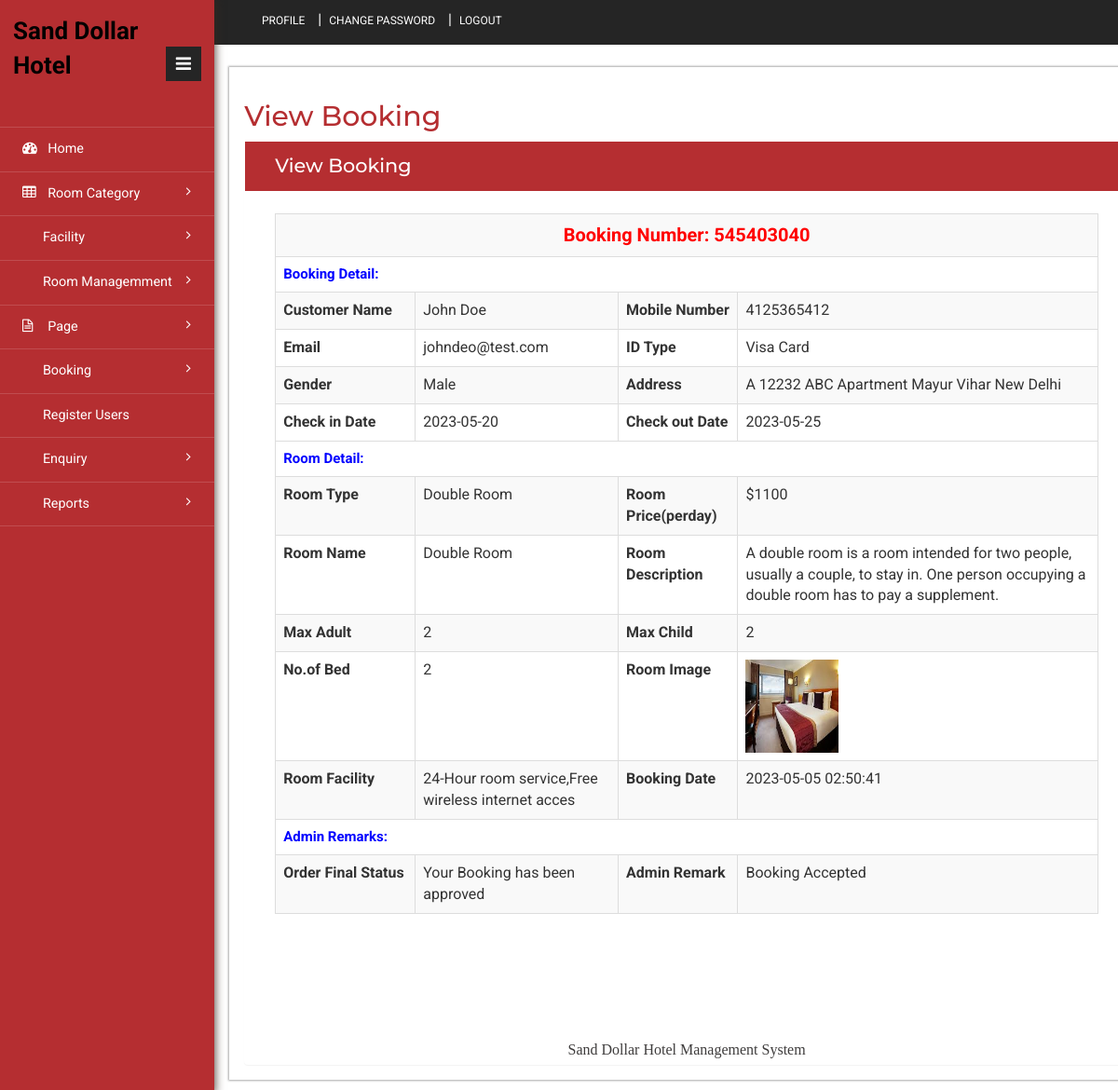
/admin/view-booking-detail.php?bookingid=545403040 (signed in), run on the app's committed database.
### tables this page shows
CREATE TABLE `tblbooking` (
  `ID` int(10) NOT NULL,
  `RoomId` int(5) DEFAULT NULL,
  `BookingNumber` varchar(120) DEFAULT NULL,
  `UserID` int(5) NOT NULL,
  `IDType` varchar(120) DEFAULT NULL,
  `Gender` varchar(50) DEFAULT NULL,
  `Address` mediumtext DEFAULT NULL,
  `CheckinDate` varchar(200) DEFAULT NULL,
  `CheckoutDate` varchar(200) DEFAULT NULL,
  `BookingDate` timestamp NULL DEFAULT current_timestamp(),
  `Remark` varchar(50) DEFAULT NULL,
  `Status` varchar(50) DEFAULT NULL,
  `UpdationDate` timestamp NULL DEFAULT NULL ON UPDATE current_timestamp()
);

CREATE TABLE `tbluser` (
  `ID` int(10) NOT NULL,
  `FullName` varchar(200) DEFAULT NULL,
  `MobileNumber` bigint(10) DEFAULT NULL,
  `Email` varchar(120) DEFAULT NULL,
  `Password` varchar(120) DEFAULT NULL,
  `RegDate` timestamp NULL DEFAULT current_timestamp()
);

CREATE TABLE `tblcategory` (
  `ID` int(10) NOT NULL,
  `CategoryName` varchar(120) DEFAULT NULL,
  `Description` mediumtext DEFAULT NULL,
  `Price` int(5) NOT NULL,
  `Date` timestamp NULL DEFAULT current_timestamp()
);

CREATE TABLE `tblroom` (
  `ID` int(10) NOT NULL,
  `RoomType` int(10) DEFAULT NULL,
  `RoomName` varchar(200) DEFAULT NULL,
  `MaxAdult` int(5) DEFAULT NULL,
  `MaxChild` int(5) DEFAULT NULL,
  `RoomDesc` mediumtext DEFAULT NULL,
  `NoofBed` int(5) DEFAULT NULL,
  `Image` varchar(200) DEFAULT NULL,
  `RoomFacility` varchar(200) DEFAULT NULL,
  `CreationDate` timestamp NULL DEFAULT current_timestamp()
);

### src/admin/view-booking-detail.php (the view, shortened to what this page needs)
<?php
include('includes/dbconnection.php');
if (strlen($_SESSION['hbmsaid'] == 0)) {
	header('location:logout.php');
} else {
?>
	<!DOCTYPE HTML>
	<html>
	<head>
		<link href="css/bootstrap.min.css" rel='stylesheet' type='text/css' />
		<link href="css/style.css" rel='stylesheet' type='text/css' />
		<link href="css/font-awesome.css" rel="stylesheet">
		<link rel="stylesheet" href="css/icon-font.min.css" type='text/css' />
	</head>
	<body>
		<div class="page-container">
			<div class="left-content">
				<div class="inner-content">
					<?php include_once('includes/header.php'); ?>
					<div class="content">
						<div class="women_main">
							<div class="grids">
								<div class="progressbar-heading grids-heading">
									<h2>View Booking</h2>
								</div>
								<div class="panel panel-widget forms-panel">
									<div class="forms">
										<div class="form-grids widget-shadow" data-example-id="basic-forms">
											<div class="form-title">
												<h4>View Booking</h4>
											</div>
											<div class="form-body">
												<?php
												$bookid = $_GET['bookingid'];
												$sql = "SELECT tblbooking.BookingNumber,tbluser.FullName,tbluser.MobileNumber,tbluser.Email,tblbooking.IDType,tblbooking.Gender,tblbooking.Address,tblbooking.CheckinDate,tblbooking.CheckoutDate,tblbooking.BookingDate,tblbooking.Remark,tblbooking.Status,tblbooking.UpdationDate,tblcategory.CategoryName,tblcategory.Description,tblcategory.Price,tblroom.RoomName,tblroom.MaxAdult,tblroom.MaxChild,tblroom.RoomDesc,tblroom.NoofBed,tblroom.Image,tblroom.RoomFacility
from tblbooking
join tblroom on tblbooking.RoomId=tblroom.ID
join tblcategory on tblcategory.ID=tblroom.RoomType
join tbluser on tblbooking.UserID=tbluser.ID
where tblbooking.BookingNumber=:bookid";
												$query = $dbh->prepare($sql);
												$query->bindParam(':bookid', $bookid, PDO::PARAM_STR);
												$query->execute();
												$results = $query->fetchAll(PDO::FETCH_OBJ);
												if ($query->rowCount() > 0) {
													foreach ($results as $row) {               ?>
														<table border="1" class="table table-bordered table-striped table-vcenter js-dataTable-full-pagination">
															<tr>
																<th colspan="4" style="color: red;font-weight: bold;text-align: center;font-size: 20px"> Booking Number: <?php echo $row->BookingNumber; ?></th>
															</tr>
															<tr>
																<th colspan="4" style="color: blue;font-weight: bold;font-size: 15px"> Booking Detail:</th>
															</tr>
															<tr>
																<th>Customer Name</th>
																<td><?php echo $row->FullName; ?></td>
																<th>Mobile Number</th>
																<td><?php echo $row->MobileNumber; ?></td>
															</tr>
															<tr>
																<th>Email</th>
																<td><?php echo $row->Email; ?></td>
																<th>ID Type</th>
																<td><?php echo $row->IDType; ?></td>
															</tr>
															<tr>
																<th>Gender</th>
																<td><?php echo $row->Gender; ?></td>
																<th>Address</th>
																<td><?php echo $row->Address; ?></td>
															</tr>
															<tr>
																<th>Check in Date</th>
																<td><?php echo $row->CheckinDate; ?></td>
																<th>Check out Date</th>
																<td><?php echo $row->CheckoutDate; ?></td>
															</tr>
															<tr>
															<tr>
																<th colspan="4" style="color: blue;font-weight: bold;font-size: 15px"> Room Detail:</th>
															</tr>
															<th>Room Type</th>
															<td><?php echo $row->CategoryName; ?></td>
															<th>Room Price(perday)</th>
															<td>$<?php echo $row->Price; ?></td>
															</tr>
															<tr>
																<th>Room Name</th>
																<td><?php echo $row->RoomName; ?></td>
																<th>Room Description</th>
																<td><?php echo $row->RoomDesc; ?></td>
															</tr>
															<tr>
																<th>Max Adult</th>
																<td><?php echo $row->MaxAdult; ?></td>
																<th>Max Child</th>
																<td><?php echo $row->MaxChild; ?></td>
															</tr>
															<tr>
																<th>No.of Bed</th>
																<td><?php echo $row->NoofBed; ?></td>
																<th>Room Image</th>
																<td><img src="images/<?php echo $row->Image; ?>" width="100" height="100" value="<?php echo $row->Image; ?>"></td>
															</tr>
															<tr>
																<th>Room Facility</th>
																<td><?php echo $row->RoomFacility; ?></td>
																<th>Booking Date</th>
																<td><?php echo $row->BookingDate; ?></td>
															</tr>
															<tr>
																<th colspan="4" style="color: blue;font-weight: bold;font-size: 15px"> Admin Remarks:</th>
															</tr>
															<tr>
																<th>Order Final Status</th>
																<td> <?php $status = $row->Status;
																		if ($row->Status == "Approved") {
																			echo "Your Booking has been approved";
																		}
																		if ($row->Status == "") {
																			echo "Not Response Yet";
																		}; ?></td>
																<th>Admin Remark</th>
																<?php if ($row->Status == "") { ?>
																	<td><?php echo "Not Updated Yet"; ?></td>
																<?php } else { ?> <td><?php echo htmlentities($row->Remark); ?>
																	</td>
																<?php } ?>
															</tr>
													<?php $cnt = $cnt + 1;
													}
												} ?>
														</table>
											</div>
											<?php include_once('includes/footer.php'); ?>
										</div>
									</div>
								</div>
							</div>
							<?php include_once('includes/sidebar.php'); ?>
						</div>
	</body>
	</html><?php }  ?>

### data on the page
tblbooking: BookingNumber "545403040", UserID.FullName "John Doe", UserID.MobileNumber "4125365412", UserID.Email "johndeo@test.com", IDType "Visa Card", Gender "Male", Address "A 12232 ABC Apartment Mayur Vihar New Delhi", CheckinDate "2023-05-20", CheckoutDate "2023-05-25", tblcategory.CategoryName "Double Room", tblcategory.Price "1100", RoomId.RoomName "Double Room", RoomId.RoomDesc "A double room is a room intended for two people, usually a couple, to stay in. One person occupying a double room has to pay a supplement.", RoomId.MaxAdult "2", RoomId.MaxChild "2", RoomId.NoofBed "2", RoomId.Image (picture), RoomId.RoomFacility "24-Hour room service,Free wireless internet acces", BookingDate "2023-05-05 02:50:41", Status "Your Booking has been approved", Remark "Booking Accepted"
